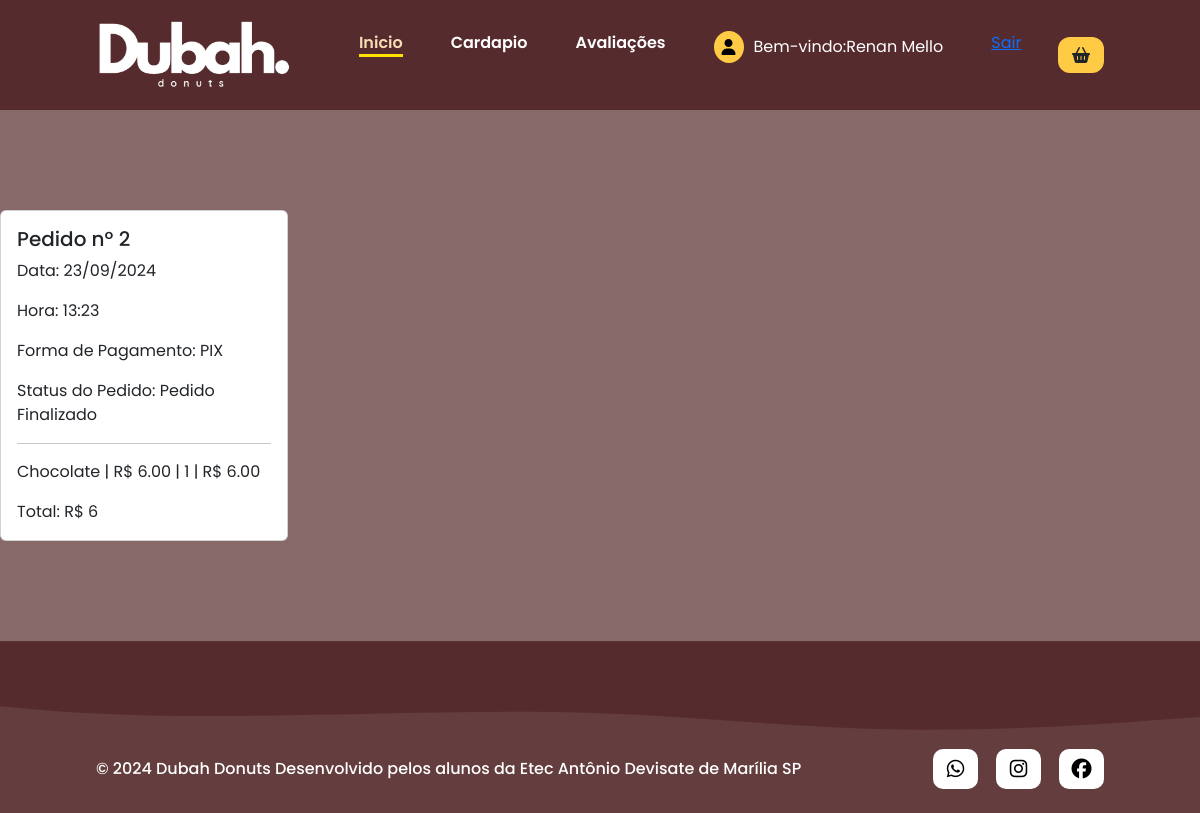
The page /tcc/index.php?pag=login&pagina=pedidos (signed in) on the database its author committed.
### tables this page shows
CREATE TABLE `pedidos` (
  `id_pedidos` int(11) NOT NULL,
  `id_cliente` int(11) NOT NULL,
  `data` date NOT NULL,
  `hora` time NOT NULL,
  `forma` varchar(60) NOT NULL,
  `valor` varchar(60) NOT NULL,
  `status` int(11) NOT NULL
);

CREATE TABLE `itens` (
  `id_itens` int(11) NOT NULL,
  `id_pedido` int(11) NOT NULL,
  `id_produto` int(11) NOT NULL,
  `valor_unitario` decimal(9,2) NOT NULL,
  `qtd` int(11) NOT NULL,
  `subtotal` decimal(9,2) NOT NULL
);

CREATE TABLE `produtos` (
  `id_produto` int(11) NOT NULL,
  `nome` varchar(60) NOT NULL,
  `preco` decimal(9,2) NOT NULL,
  `categoria` int(11) NOT NULL,
  `data_validade` date NOT NULL,
  `quantidade` int(11) NOT NULL,
  `quantidade_min` int(11) NOT NULL,
  `descricao` text NOT NULL,
  `fornecedor` int(11) NOT NULL,
  `foto` varchar(60) NOT NULL
);

### tcc/paginas/usuarios/pedidos.php (the view)
<?php
require_once('conexao.php');
$id = $_SESSION['usuario']['cod'];
$query = $pdo->prepare("SELECT * FROM pedidos WHERE id_cliente = $id");
$query->execute();
$res = $query->fetchAll(PDO::FETCH_ASSOC);
$total = @count($res);
if($total > 0){
    for($i=0;$i<$total;$i++){
        ?>
   <div class="card" style="width: 18rem;">
  <div class="card-body">
    <h5 class="card-title">Pedido nº <?=$res[$i]['id_pedidos']?></h5>
    <p class="card-text">Data: <?=date("d/m/Y", strtotime($res[0]['data']))?></p>
    <p class="card-text">Hora: <?=date("H:i", strtotime($res[0]['hora']))?></p>
    <p class="card-text">Forma de Pagamento: <?=$res[$i]['forma']?></p>
    <?php
        $valor =$res[$i]['valor'];
        $status = $res[$i]['status'];
        $id_pedido = $res[$i]['id_pedidos'];
        if($status == 0){
            $status = 'Pedido Finalizado';
        }else{
            if($status == 1){
                $status = 'Em Preparação';
            }else{
                $status = 'Aguardando Cliente';
            }
        }
    ?>
    <p class="card-text">Status do Pedido: <?=$status?></p>
    <p class="card-text"><hr></p>
    <?php
        $q = $pdo->prepare("SELECT I.*, P.nome FROM itens I INNER JOIN produtos P On I.id_produto = P.id_produto WHERE I.id_pedido = $id_pedido");
        $q->execute();
        $resItens = $q->fetchAll(PDO::FETCH_ASSOC);
        $totalItens = @count($resItens);
        for($j=0;$j<$totalItens;$j++){
            ?>
            <p class="card-text"><?=$resItens[$j]['nome']?> | R$ <?=$resItens[$j]['valor_unitario']?> | <?=$resItens[$j]['qtd']?> | R$ <?=$resItens[$j]['subtotal']?></p>
            <?php
        }
    ?>
    <p class="card-text">Total: R$ <?=$valor?></p>
  </div>
</div>
    <?php
     }
}
?>

### tcc/src/styles/style.css (style rules this page uses)
* { font-family: 'poppins', sans-serif; margin: 0; padding: 0; box-sizing: border-box; }
html { scroll-behavior: smooth; }
body { background-color: #562b2db4; }

### rows shown on the page
pedidos: id_pedidos "2", data "23/09/2024", hora "13:23", forma "PIX", status "Pedido Finalizado", valor "6"
itens: id_produto.nome "Chocolate", valor_unitario "6.00", qtd "1", subtotal "6.00"

### other values the page prints
$_SESSION['usuario']['nome'] "Renan Mello"
